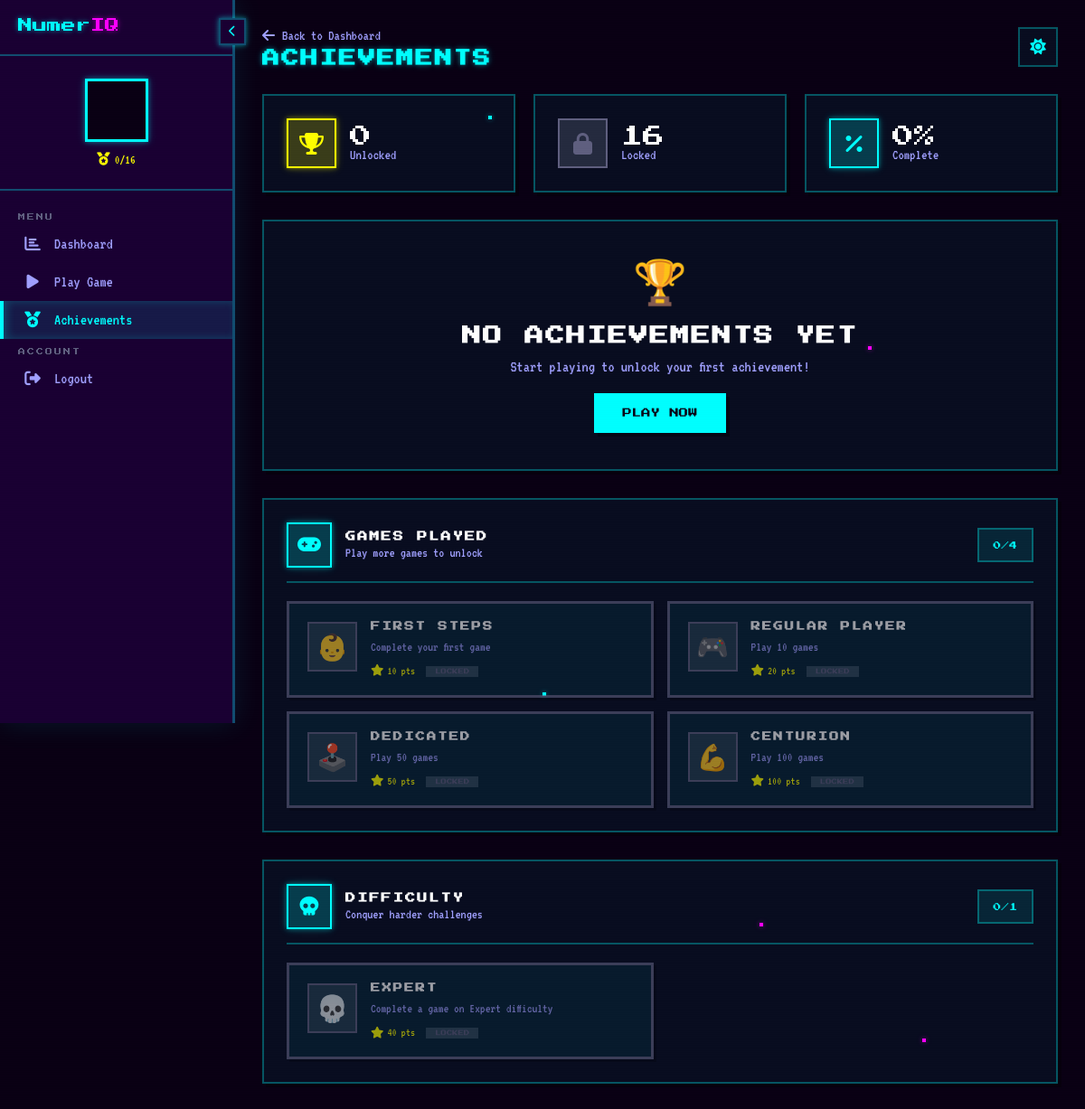
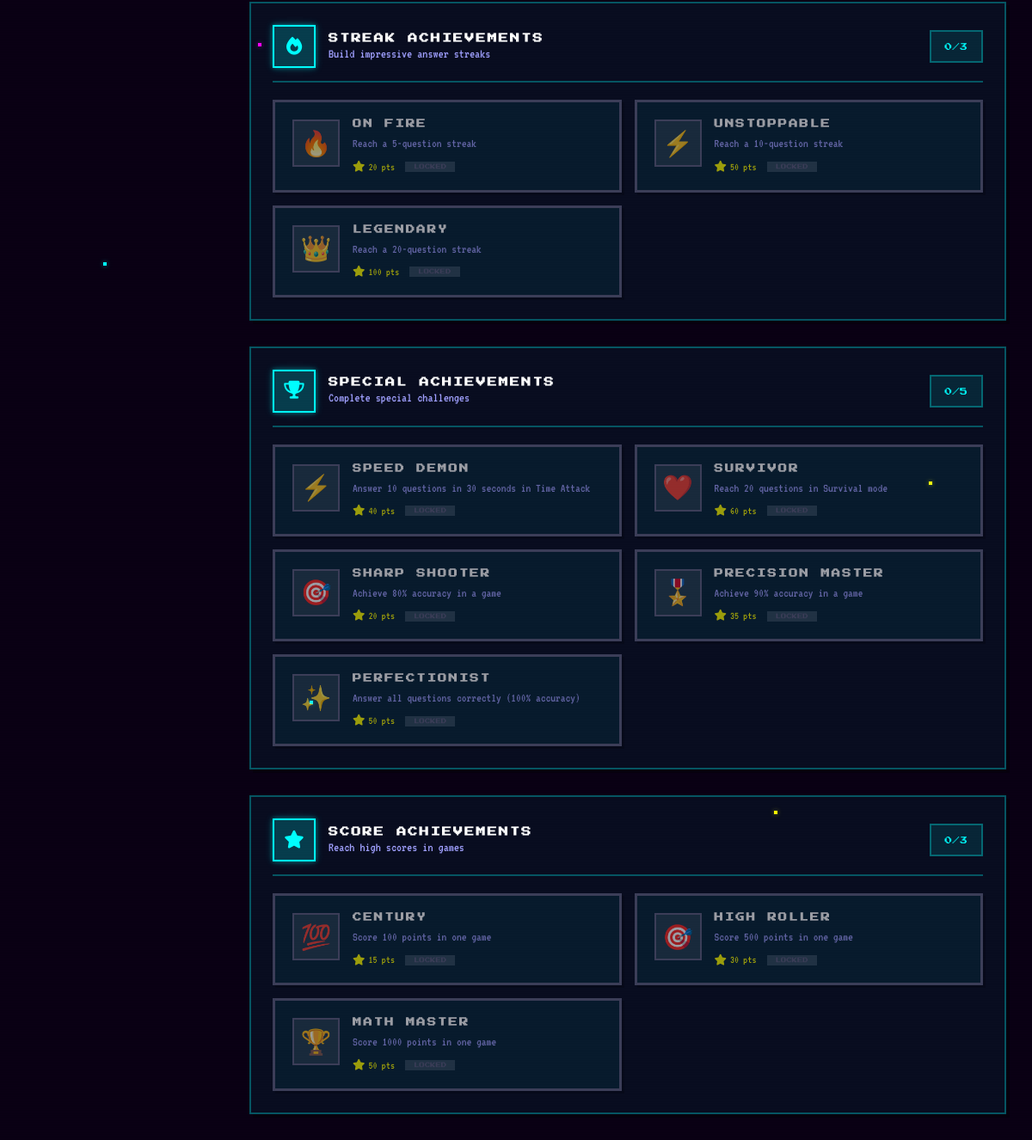
Screenshot of /achievements.php (signed in) with the database file from the repository (2 pictures, top to bottom).
### tables this page shows
CREATE TABLE achievements (
    id VARCHAR(50) PRIMARY KEY,
    name VARCHAR(100) NOT NULL,
    description TEXT NOT NULL,
    icon VARCHAR(10) NOT NULL,
    requirement_type VARCHAR(50) NOT NULL,  
    requirement_value INT NOT NULL,
    points INT DEFAULT 0
);

### achievements.php (the view, shortened to what this page needs)
<?php
include 'userdb.php';
$user_achievements = [];
$all_achievements = [];
$ach_def_check = $conn->query("SHOW TABLES LIKE 'achievements'");
if ($ach_def_check->num_rows > 0) {
    $ach_def_query = $conn->query("SELECT * FROM achievements ORDER BY requirement_value");
    while ($row = $ach_def_query->fetch_assoc()) {
        $all_achievements[] = $row;
    }
}
$unlocked_achievements = array_filter($all_achievements, function($ach) use ($user_achievements) {
    return in_array($ach['id'], $user_achievements);
});
$categories = [
    'streak' => ['icon' => 'fa-fire', 'name' => 'Streak Achievements', 'desc' => 'Build impressive answer streaks'],
    'score' => ['icon' => 'fa-star', 'name' => 'Score Achievements', 'desc' => 'Reach high scores in games'],
    'games' => ['icon' => 'fa-gamepad', 'name' => 'Games Played', 'desc' => 'Play more games to unlock'],
    'difficulty' => ['icon' => 'fa-skull', 'name' => 'Difficulty', 'desc' => 'Conquer harder challenges'],
    'other' => ['icon' => 'fa-trophy', 'name' => 'Special Achievements', 'desc' => 'Complete special challenges']
];
$grouped_achievements = [];
foreach ($all_achievements as $achievement) {
    $type = $achievement['requirement_type'];
    if (!isset($categories[$type])) {
        $type = 'other';
    }
    $grouped_achievements[$type][] = $achievement;
}
?>
<!DOCTYPE html>
<html lang="en" data-theme="dark">
<head>
    <link rel="stylesheet" href="dashboard-styles.css">
    <link rel="stylesheet" href="achievements-styles.css">
    <link rel="stylesheet" href="https://cdnjs.cloudflare.com/ajax/libs/font-awesome/6.4.0/css/all.min.css">
</head>
<body>
    <div class="scanlines"></div>
    <div class="pixel-stars">
        <div class="pixel-star"></div>
        <div class="pixel-star"></div>
        <div class="pixel-star"></div>
        <div class="pixel-star"></div>
        <div class="pixel-star"></div>
        <div class="pixel-star"></div>
        <div class="pixel-star"></div>
        <div class="pixel-star"></div>
        <div class="pixel-star"></div>
        <div class="pixel-star"></div>
    </div>
    <aside class="sidebar" id="sidebar">
        <button class="sidebar-toggle" id="sidebarToggle" title="Toggle Sidebar">
            <i class="fas fa-chevron-left"></i>
        </button>
        <div class="sidebar-header">
            <a href="index.php" class="sidebar-logo">
                <span class="logo-math">Numer</span><span class="logo-quest">IQ</span>
            </a>
        </div>
        <div class="user-info">
            <div class="user-avatar">
            </div>
            <div class="user-stats">
                <span class="achievement-count">
                    <i class="fas fa-medal"></i> <?php echo count($user_achievements); ?>/<?php echo count($all_achievements); ?>
                </span>
            </div>
        </div>
        <nav class="sidebar-nav">
            <div class="nav-section">Menu</div>
            <a href="dashboard.php" class="nav-item">
                <i class="fas fa-chart-bar"></i>
                <span>Dashboard</span>
            </a>
            <a href="game.php" class="nav-item">
                <i class="fas fa-play"></i>
                <span>Play Game</span>
            </a>
            <a href="achievements.php" class="nav-item active">
                <i class="fas fa-medal"></i>
                <span>Achievements</span>
            </a>
            <div class="nav-section">Account</div>
            <a href="logout.php" class="nav-item">
                <i class="fas fa-sign-out-alt"></i>
                <span>Logout</span>
            </a>
        </nav>
    </aside>
    <main class="main-content" id="mainContent">
        <header class="dashboard-header">
            <div class="header-left">
                <a href="dashboard.php" class="back-link">
                    <i class="fas fa-arrow-left"></i> Back to Dashboard
                </a>
                <h1>Achievements</h1>
            </div>
            <div class="header-actions">
                <button class="theme-toggle" onclick="toggleTheme()" title="Toggle Theme">
                    <i class="fas fa-sun"></i>
                </button>
            </div>
        </header>
        <div class="achievement-summary">
            <div class="summary-card">
                <div class="summary-icon">
                    <i class="fas fa-trophy"></i>
                </div>
                <div class="summary-info">
                    <span class="summary-value"><?php echo count($user_achievements); ?></span>
                    <span class="summary-label">Unlocked</span>
                </div>
            </div>
            <div class="summary-card">
                <div class="summary-icon locked">
                    <i class="fas fa-lock"></i>
                </div>
                <div class="summary-info">
                    <span class="summary-value"><?php echo count($all_achievements) - count($user_achievements); ?></span>
                    <span class="summary-label">Locked</span>
                </div>
            </div>
            <div class="summary-card">
                <div class="summary-icon progress">
                    <i class="fas fa-percentage"></i>
                </div>
                <div class="summary-info">
                    <span class="summary-value"><?php echo count($all_achievements) > 0 ? round((count($user_achievements) / count($all_achievements)) * 100) : 0; ?>%</span>
                    <span class="summary-label">Complete</span>
                </div>
            </div>
        </div>
        <?php if (count($user_achievements) > 0): ?>
        <div class="dashboard-card" style="margin-bottom: 30px;">
            <div class="card-header">
                <h3><i class="fas fa-unlock"></i> Your Unlocked Achievements</h3>
            </div>
            <div class="unlocked-achievements-grid">
                <?php foreach ($unlocked_achievements as $achievement): ?>
                    <div class="unlocked-achievement-card">
                        <div class="unlocked-achievement-icon">
                            <span class="icon-emoji"><?php echo $achievement['icon']; ?></span>
                            <span class="unlocked-badge"><i class="fas fa-check"></i></span>
                        </div>
                        <div class="unlocked-achievement-content">
                            <h3><?php echo htmlspecialchars($achievement['name']); ?></h3>
                            <p><?php echo htmlspecialchars($achievement['description']); ?></p>
                            <div class="unlocked-achievement-meta">
                                <span class="points">
                                    <i class="fas fa-star"></i> <?php echo $achievement['points']; ?> pts
                                </span>
                                <span class="status unlocked">Unlocked</span>
                            </div>
                        </div>
                    </div>
                <?php endforeach; ?>
            </div>
        </div>
        <?php else: ?>
        <div class="dashboard-card" style="margin-bottom: 30px; text-align: center; padding: 40px;">
            <div style="font-size: 3rem; margin-bottom: 20px;">🏆</div>
            <h3 style="margin-bottom: 15px;">No Achievements Yet</h3>
            <p style="color: var(--text-secondary);">Start playing to unlock your first achievement!</p>
            <a href="game.php" class="btn btn-primary" style="margin-top: 20px;">Play Now</a>
        </div>
        <?php endif; ?>
        <div class="achievements-container">
            <?php foreach ($grouped_achievements as $category => $achievements): ?>
                <?php if (!empty($achievements)): ?>
                <div class="achievement-category">
                    <div class="category-header">
                        <div class="category-icon">
                            <i class="fas <?php echo $categories[$category]['icon']; ?>"></i>
                        </div>
                        <div class="category-info">
                            <h2><?php echo $categories[$category]['name']; ?></h2>
                            <p><?php echo $categories[$category]['desc']; ?></p>
                        </div>
                        <div class="category-progress">
                            <?php
                            $unlocked_in_category = 0;
                            ?>
                            <span class="progress-text"><?php echo $unlocked_in_category; ?>/<?php echo count($achievements); ?></span>
                        </div>
                    </div>
                    <div class="achievement-grid">
                        <?php foreach ($achievements as $achievement):
                            $isUnlocked = in_array($achievement['id'], $user_achievements);
                        ?>
                            <div class="achievement-card <?php echo $isUnlocked ? 'unlocked' : 'locked'; ?>">
                                <div class="achievement-icon">
                                    <span class="icon-emoji"><?php echo $achievement['icon']; ?></span>
                                </div>
                                <div class="achievement-content">
                                    <h3><?php echo htmlspecialchars($achievement['name']); ?></h3>
                                    <p><?php echo htmlspecialchars($achievement['description']); ?></p>
                                    <div class="achievement-meta">
                                        <span class="points">
                                            <i class="fas fa-star"></i> <?php echo $achievement['points']; ?> pts
                                        </span>
                                        <?php if ($isUnlocked): ?>
                                            <span class="status unlocked">Unlocked</span>
                                        <?php else: ?>
                                            <span class="status locked">Locked</span>
                                        <?php endif; ?>
                                    </div>
                                </div>
                            </div>
                        <?php endforeach; ?>
                    </div>
                </div>
                <?php endif; ?>
            <?php endforeach; ?>
        </div>
    </main>
</body>
</html>

### rows the page displays
achievements: icon "👶", name "FIRST STEPS", description "Complete your first game", points "10"
achievements: icon "🎮", name "REGULAR PLAYER", description "Play 10 games", points "20"
achievements: icon "🕹️", name "DEDICATED", description "Play 50 games", points "50"
achievements: icon "💪", name "CENTURION", description "Play 100 games", points "100"
achievements: icon "💀", name "EXPERT", description "Complete a game on Expert difficulty", points "40"
achievements: icon "🔥", name "ON FIRE", description "Reach a 5-question streak", points "20"
achievements: icon "⚡", name "UNSTOPPABLE", description "Reach a 10-question streak", points "50"
achievements: icon "👑", name "LEGENDARY", description "Reach a 20-question streak", points "100"
achievements: icon "⚡", name "SPEED DEMON", description "Answer 10 questions in 30 seconds in Time Attack", points "40"
achievements: icon "❤️", name "SURVIVOR", description "Reach 20 questions in Survival mode", points "60"
achievements: icon "🎯", name "SHARP SHOOTER", description "Achieve 80% accuracy in a game", points "20"
achievements: icon "🎖️", name "PRECISION MASTER", description "Achieve 90% accuracy in a game", points "35"
achievements: icon "✨", name "PERFECTIONIST", description "Answer all questions correctly (100% accuracy)", points "50"
achievements: icon "💯", name "CENTURY", description "Score 100 points in one game", points "15"
achievements: icon "🎯", name "HIGH ROLLER", description "Score 500 points in one game", points "30"
achievements: icon "🏆", name "MATH MASTER", description "Score 1000 points in one game", points "50"

### other values shown
count($user_achievements) "0"
count($all_achievements) "16"
count($all_achievements) - count($user_achievements) "16"
$categories[$category]['name'] "GAMES PLAYED"
$categories[$category]['desc'] "Play more games to unlock"
$unlocked_in_category "0"
count($achievements) "4"
$categories[$category]['name'] "DIFFICULTY"
$categories[$category]['desc'] "Conquer harder challenges"
count($achievements) "1"
$categories[$category]['name'] "STREAK ACHIEVEMENTS"
$categories[$category]['desc'] "Build impressive answer streaks"
count($achievements) "3"
$categories[$category]['name'] "SPECIAL ACHIEVEMENTS"
$categories[$category]['desc'] "Complete special challenges"
